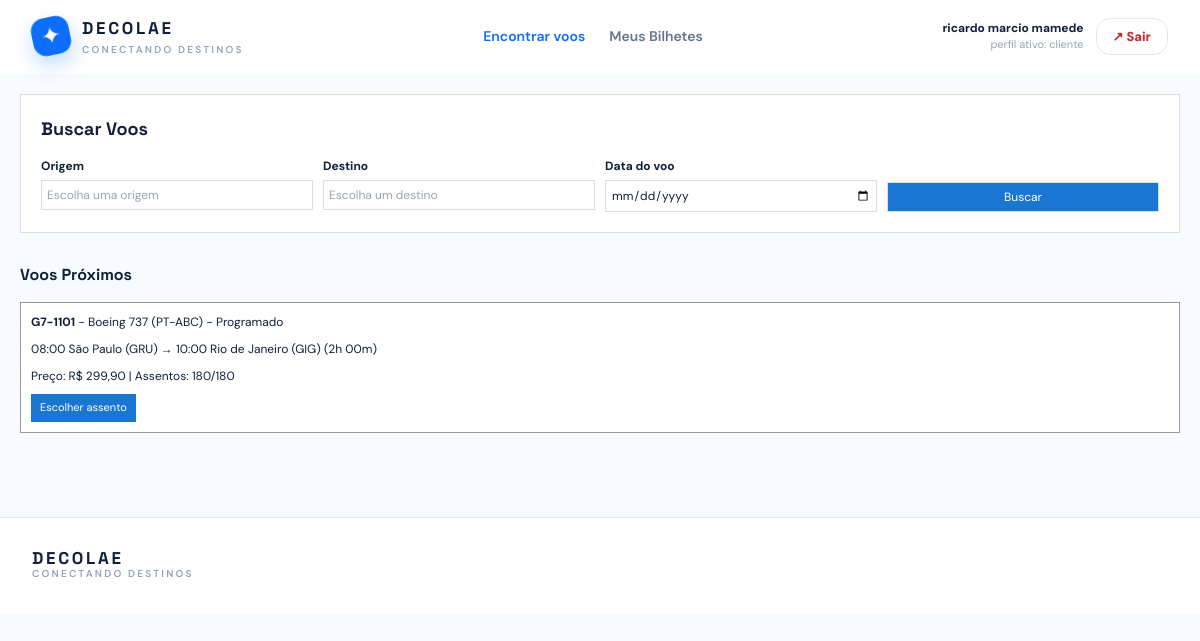
The page /index.php (signed in) on the database its author committed.
### tables this page shows
CREATE TABLE `usuario` (
  `cpf` char(11) NOT NULL,
  `nome_completo` varchar(120) NOT NULL,
  `email` varchar(160) NOT NULL,
  `senha` varchar(255) NOT NULL,
  `endereco` varchar(255) NOT NULL,
  `telefone` varchar(15) DEFAULT NULL
);

CREATE TABLE `voo` (
  `id` int(10) UNSIGNED NOT NULL,
  `numero_voo` varchar(12) NOT NULL,
  `data_voo` date NOT NULL,
  `trajeto_id` int(10) UNSIGNED NOT NULL,
  `aeronave_id` int(10) UNSIGNED NOT NULL,
  `admin_cpf` char(11) NOT NULL,
  `valor_base` decimal(10,2) NOT NULL DEFAULT 649.90,
  `status` enum('programado','embarque','concluido','cancelado') NOT NULL DEFAULT 'programado',
  `data_atualizacao` timestamp NULL DEFAULT current_timestamp() ON UPDATE current_timestamp(),
  `versao` int(10) UNSIGNED DEFAULT 1
);

CREATE TABLE `aeronave` (
  `id` int(10) UNSIGNED NOT NULL,
  `identificacao` varchar(20) NOT NULL,
  `modelo` varchar(80) NOT NULL,
  `fileiras` smallint(5) UNSIGNED NOT NULL,
  `assentos_por_fileira` tinyint(3) UNSIGNED NOT NULL,
  `gerente_cpf` char(11) NOT NULL,
  `data_atualizacao` timestamp NULL DEFAULT current_timestamp() ON UPDATE current_timestamp(),
  `versao` int(10) UNSIGNED DEFAULT 1
);

CREATE TABLE `trajeto` (
  `id` int(10) UNSIGNED NOT NULL,
  `origem` varchar(60) NOT NULL,
  `destino` varchar(60) NOT NULL,
  `h_partida` time NOT NULL,
  `h_chegada` time NOT NULL,
  `gerente_cpf` char(11) NOT NULL
);

### includes/functions.php (called while the page is built, shortened)
<?php
function esc(mixed $valor): string
{
    return htmlspecialchars((string) $valor, ENT_QUOTES, 'UTF-8');
}
function obter_usuario_atual(PDO $conexao): ?array
{
    $cpf = $_SESSION['cpf_usuario'] ?? null;
    $comando = $conexao->prepare(
        'SELECT cpf, nome_completo, email, endereco FROM usuario WHERE cpf = ?'
    );
    $comando->execute([$cpf]);
    $usuario = $comando->fetch();
    $consulta_papeis = "
        SELECT 'gerente' AS papel FROM gerente WHERE cpf = ?
        UNION ALL
        SELECT 'tripulante' FROM tripulante WHERE cpf = ?
        UNION ALL
        SELECT 'admin' FROM admin WHERE cpf = ?
        UNION ALL
        SELECT 'cliente' FROM cliente WHERE cpf = ?
        ORDER BY papel
    ";
    $comando_papeis = $conexao->prepare($consulta_papeis);
    $comando_papeis->execute([$cpf, $cpf, $cpf, $cpf]);
    $usuario['papeis'] = array_column($comando_papeis->fetchAll(), 'papel');
    $usuario['papel_atual'] = $_SESSION['papel_usuario'] ?? null;
    return $usuario;
}
function formatar_moeda_brl(float|int|string $valor): string
{
    return 'R$ ' . number_format((float) $valor, 2, ',', '.');
}

### index.php (the view, shortened to what this page needs)
<?php
require_once __DIR__ . '/includes/functions.php';
require_once __DIR__ . '/includes/layout.php';
$usuario = null;
$voos = [];
$erro_banco = null;
try {
    $conexao_pdo = db();
    $usuario = obter_usuario_atual($conexao_pdo);
    $comando = $conexao_pdo->query(
        "SELECT v.id, v.numero_voo, v.data_voo, v.status, v.valor_base, v.aeronave_id,
                t.origem, t.destino, t.h_partida, t.h_chegada,
                CONCAT(v.data_voo, ' ', t.h_partida) AS partida_em,
                TIMESTAMP(v.data_voo, t.h_chegada) + INTERVAL (t.h_chegada < t.h_partida) DAY AS chegada_em,
                a.modelo, a.identificacao,
                (a.fileiras * a.assentos_por_fileira) AS capacidade,
                COALESCE((a.fileiras * a.assentos_por_fileira) - (
                    SELECT COUNT(*) FROM passagem
                    WHERE voo_id = v.id AND status IN ('confirmada', 'checkin')
                ), a.fileiras * a.assentos_por_fileira) AS assentos_livres
         FROM voo v
         JOIN trajeto t ON t.id = v.trajeto_id
         JOIN aeronave a ON a.id = v.aeronave_id
         WHERE v.status <> 'cancelado' AND v.data_voo >= CURDATE()
           AND v.id IN (
               SELECT voo_id FROM escala GROUP BY voo_id
               HAVING SUM(funcao_tripulante = 'piloto') >= 1
                  AND SUM(funcao_tripulante = 'copiloto') >= 1
                  AND SUM(funcao_tripulante = 'comissario') >= 2
           )
         ORDER BY partida_em LIMIT 12"
    );
    $voos = $comando->fetchAll();
} catch (Throwable $e) {
    $erro_banco = $e->getMessage();
}
renderizar_cabecalho('Encontre seu próximo destino', $usuario);
?>
<div id="voos" class="secao-voos">
  <div class="cartao-busca-voos">
    <h2 class="titulo-secao-busca">Buscar Voos</h2>
    <form id="search-form" class="formulario-busca-voos">
      <div>
        <label class="rotulo-busca-voos">Origem</label>
        <input class="entrada-busca-voos" name="origin" list="codigos-aeroportos" placeholder="Escolha uma origem" maxlength="60" autocomplete="off">
      </div>
      <div>
        <label class="rotulo-busca-voos">Destino</label>
        <input class="entrada-busca-voos" name="destination" list="codigos-aeroportos" placeholder="Escolha um destino" maxlength="60" autocomplete="off">
      </div>
      <div>
        <label class="rotulo-busca-voos">Data do voo</label>
        <input class="entrada-busca-voos" type="date" name="date">
      </div>
      <div class="container-botao-busca">
        <button class="botao-busca-voos" type="submit">Buscar</button>
      </div>
    </form>
  </div>
  <?php if ($erro_banco): ?>
    <div class="aviso aviso-banco">
      <strong>Aviso:</strong> Banco de dados não configurado.
    </div>
  <?php else: ?>
    <h2 class="titulo-lista-voos">Voos Próximos</h2>
    <div id="flight-list" class="lista-voos">
      <?php foreach ($voos as $voo): ?>
        <?= card_voo_html($voo) ?>
      <?php endforeach; ?>
    </div>
  <?php endif; ?>
</div>
<?php
function card_voo_html(array $voo): string
{
    $data_partida = new DateTime($voo['partida_em']);
    $data_chegada = new DateTime($voo['chegada_em']);
    $diferenca_tempo = $data_partida->diff($data_chegada);
    $duracao_formatada = $diferenca_tempo->h . 'h ' . str_pad((string) $diferenca_tempo->i, 2, '0', STR_PAD_LEFT) . 'm';
    $assentos_livres = (int) $voo['assentos_livres'];
    $capacidade_total = (int) $voo['capacidade'];
    ?>
    <div class="flight-card-simples cartao-voo-simples"
         data-flight-card
         data-flight-id="<?= (int) $voo['id'] ?>"
         data-origin="<?= esc($voo['origem']) ?>"
         data-destination="<?= esc($voo['destino']) ?>"
         data-date="<?= esc($voo['data_voo']) ?>">
      <div class="conteudo-voo-simples">
        <div class="linha-voo-simples">
          <strong><?= esc($voo['numero_voo']) ?></strong> - <?= esc($voo['modelo']) ?> (<?= esc($voo['identificacao']) ?>) - <?= $voo['status'] === 'embarque' ? 'Embarque' : 'Programado' ?>
        </div>
        <div class="linha-voo-simples">
          <?= $data_partida->format('H:i') ?> <?= esc($voo['origem']) ?> → <?= $data_chegada->format('H:i') ?> <?= esc($voo['destino']) ?> (<?= $duracao_formatada ?>)
        </div>
        <div class="linha-voo-simples">
          Preço: <?= formatar_moeda_brl($voo['valor_base']) ?> | Assentos: <?= $assentos_livres ?>/<?= $capacidade_total ?>
        </div>
        <div>
          <button class="select-flight-btn botao-escolher-assento" data-flight-id="<?= (int) $voo['id'] ?>">
            Escolher assento
          </button>
        </div>
      </div>
    </div>
    <?php
    return (string) ob_get_clean();
}
?>
<?php
renderizar_rodape();

### includes/layout.php (shortened to what this page needs)
<?php
function renderizar_cabecalho(string $titulo, ?array $usuario = null): void
{
    $papel_ativo = $usuario['papel_atual'] ?? null;
    ?>
<!doctype html>
<html lang="pt-BR">
<head>
    <script src="https://cdn.tailwindcss.com"></script>
    <link rel="stylesheet" href="assets/css/app.css?v=<?= filemtime(__DIR__ . '/../assets/css/app.css') ?>">
</head>
<body class="bg-[#f7faff] text-ink antialiased">
<header class="sticky top-0 z-30 border-b border-white/60 bg-white/90 backdrop-blur">
    <div class="mx-auto flex max-w-7xl items-center justify-between px-5 py-4 lg:px-8">
        <a href="index.php" class="flex items-center gap-3" aria-label="Página inicial">
            <span class="brand-mark">✦</span>
            <span>
                <span class="brand-name">DECOLAE</span>
                <span class="hidden text-[10px] font-semibold uppercase tracking-[.22em] text-slate-400 sm:block">
                    conectando destinos
                </span>
            </span>
        </a>
        <nav class="hidden items-center gap-6 text-sm font-semibold text-slate-500 md:flex">
            <?php if (!$usuario || $papel_ativo === 'cliente'): ?>
                <?php $pagina_atual = basename($_SERVER['SCRIPT_NAME']); ?>
                <a class="nav-link <?= $pagina_atual !== 'meus-bilhetes.php' ? 'active' : '' ?>" href="index.php#voos">Encontrar voos</a>
                <a class="nav-link <?= $pagina_atual === 'meus-bilhetes.php' ? 'active' : '' ?>" href="meus-bilhetes.php">Meus Bilhetes</a>
            <?php endif; ?>
        </nav>
        <div class="flex items-center gap-3">
            <?php if ($usuario): ?>
                <div class="hidden text-right sm:block">
                    <p class="text-xs font-bold text-ink">
                        <?= esc($usuario['nome_completo']) ?>
                    </p>
                    <p class="text-[11px] text-slate-400">
                        perfil ativo: <?= esc($papel_ativo ?? '—') ?>
                    </p>
                </div>
                <a class="secondary-btn botao-perigo px-4 py-2" href="logout.php">↗ Sair</a>
            <?php endif; ?>
        </div>
    </div>
</header>
<main>
<?php
}
function renderizar_rodape(): void
{
    ?>
</main>
<footer class="mt-16 border-t border-slate-200 bg-white">
    <div class="mx-auto flex max-w-7xl flex-col gap-3 px-5 py-8 text-xs text-slate-500 sm:flex-row sm:items-center sm:justify-between lg:px-8">
        <p>
            <span class="brand-name">DECOLAE</span>
            <span class="block text-[10px] font-semibold uppercase tracking-[.22em] text-slate-400">
                conectando destinos
            </span>
        </p>
    </div>
</footer>
</body>
</html>
<?php
}

### assets/css/app.css (style rules this page uses)
:root { --ink: #10203a; --navy: #102d52; --ocean: #0d6efd; --sky: #eaf5ff; --coral: #ff6b4a; }
* { box-sizing: border-box; }
body { font-family: 'DM Sans', sans-serif; }
.font-display, h1, h2, h3, .brand-name { font-family: 'Space Grotesk', sans-serif; }
.brand-mark { display: grid; width: 38px; height: 38px; place-items: center; border-radius: 13px; background: var(--ocean); color: #fff; font-size: 24px; transform: rotate(-12deg); box-shadow: 0 9px 20px rgba(13, 110, 253, .25); }
.brand-name { display: block; color: var(--ink); font-size: 17px; font-weight: 700; letter-spacing: .16em; }
.nav-link { transition: color .2s ease; }
.nav-link:hover, .nav-link.active { color: var(--ocean); }
.primary-btn, .secondary-btn { display: inline-flex; align-items: center; justify-content: center; gap: 12px; border-radius: 14px; padding: 0 21px; font-size: 13px; font-weight: 800; transition: transform .2s, box-shadow .2s, background .2s; }
.secondary-btn { border: 1px solid #dce8f4; background: #fff; padding-top: 12px; padding-bottom: 12px; color: var(--ocean); }
.secao-voos, .secao-bilhetes { max-width: 1200px; margin: 0 auto; padding: 20px; }
.secao-voos { scroll-margin-top: 90px; }
.cartao-busca-voos { margin-bottom: 30px; border: 1px solid #ddd; background: #fff; padding: 20px; }
.titulo-secao-busca, .titulo-secao-bilhetes { margin: 0 0 15px; font-size: 18px; font-weight: bold; }
.formulario-busca-voos { display: grid; grid-template-columns: repeat(4, minmax(0, 1fr)); gap: 10px; }
.rotulo-busca-voos { display: block; margin-bottom: 5px; font-size: 12px; font-weight: bold; }
.entrada-busca-voos { width: 100%; box-sizing: border-box; border: 1px solid #ddd; padding: 5px; font-size: 12px; }
.container-botao-busca { display: flex; align-items: flex-end; }
.botao-busca-voos { width: 100%; border: 1px solid #ddd; background: #1976d2; padding: 5px 10px; color: #fff; cursor: pointer; font-size: 12px; }
.titulo-lista-voos { margin: 0 0 15px; font-size: 16px; font-weight: bold; }
.lista-voos, .lista-bilhetes { display: grid; grid-template-columns: 1fr; gap: 15px; }
.cartao-voo-simples { border: 1px solid #999; background: #fff; padding: 10px; }
.conteudo-voo-simples { font-size: 12px; line-height: 1.6; }
.linha-voo-simples { margin-bottom: 8px; }
.botao-escolher-assento { border: 1px solid #1976d2; background: #1976d2; padding: 4px 8px; color: #fff; cursor: pointer; font-size: 11px; }
.botao-perigo { color: #c62828; cursor: pointer; }

### rows shown on the page
usuario: nome_completo "ricardo marcio mamede"
voo: numero_voo "G7-1101", aeronave.modelo "Boeing 737", aeronave.identificacao "PT-ABC", status "Programado", format "08:00", trajeto.origem "São Paulo (GRU)", format "10:00", trajeto.destino "Rio de Janeiro (GIG)", duracao_formatada "2h 00m", valor_base "R$ 299,90", assentos_livres "180", capacidade_total "180"

### other values the page prints
$papel_ativo "cliente"
